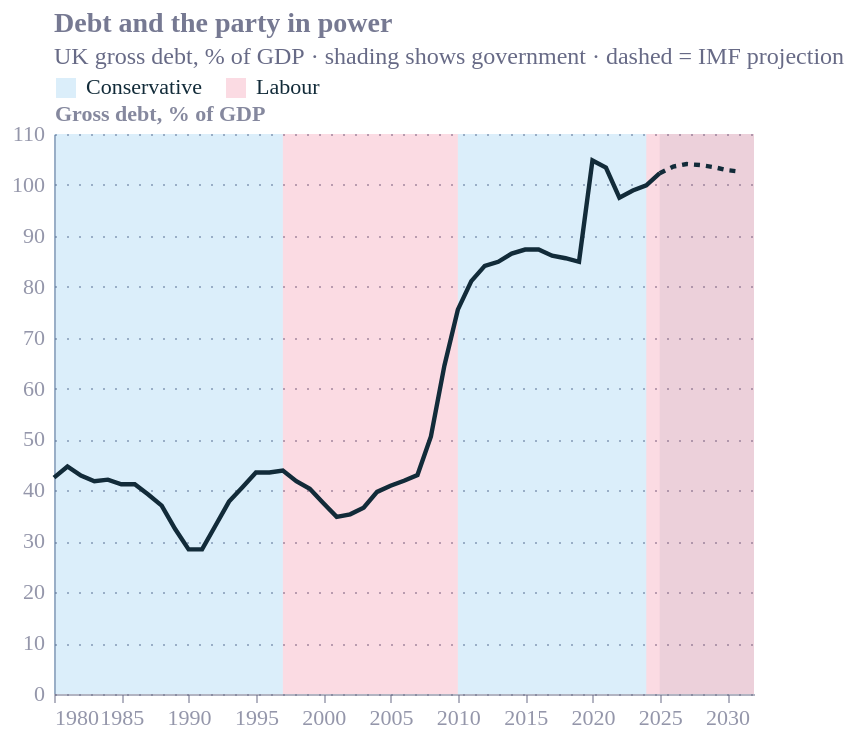

Write the Vega-Lite specification saved for this chart.
### Vega-Lite specification from a JSON file in a GitHub repository (floating-point values rounded to 4 significant figures)
{"config": {"font": "Circular Std", "text": {"color": "#676A86", "align": "left", "baseline": "middle", "dx": 7, "dy": 0, "fontSize": 11}, "view": {"stroke": null, "continuousWidth": 400, "continuousHeight": 300, "discreteWidth": 400, "discreteHeight": 300}, "range": {"category": ["#36B7B4", "#E6224B", "#F4C245", "#0063AF", "#00A767", "#179FDB", "#EB5C2E", "#5C267B", "#122B39"], "diverging": ["#E6224B", "#E54753", "#C9C9C9", "#179FDB", "#122B39"], "heatmap": ["#C9C9C9", "#179FDB", "#0063AF", "#122B39"], "ordinal": ["#00A767", "#36B7B4", "#179FDB", "#0063AF", "#243B5A"]}, "bar": {"color": "#179fdb"}, "line": {"color": "#e6224b"}, "rule": {"color": "#676A86"}, "area": {"opacity": 0.8}, "point": {"filled": true, "size": 80, "color": "#e6224b", "opacity": 0.95}, "geoshape": {"stroke": "white", "strokeWidth": 0.3}, "rect": {"fill": "#d6d4d4", "opacity": 0.3}, "axis": {"labelColor": "#676A86", "labelFontSize": 11, "labelFont": "Circular Std", "labelOpacity": 0.7, "tickColor": "#676A86", "tickOpacity": 0.5, "domainColor": "#676A86", "domainOpacity": 0.5, "gridColor": "#676A86", "gridDash": [2, 2], "gridOpacity": 0.5, "title": null, "titleColor": "#676A86", "titleOpacity": 0.8, "tickSize": 4}, "axisXDiscrete": {"grid": false, "labelAngle": 0, "tickCount": 10, "tickOpacity": 0.5, "title": null}, "axisYDiscrete": {"ticks": false, "labelPadding": 5}, "axisXTemporal": {"grid": false, "ticks": true}, "axisXQuantitative": {"grid": true}, "axisYQuantitative": {"gridColor": "#676A86", "gridDash": [1, 5], "gridOpacity": 0.5, "ticks": false, "labelPadding": 5, "tickCount": 8, "titleAngle": 0, "titleAlign": "left", "titleBaseline": "bottom", "titleX": 0, "titleY": -5}, "title": {"color": "#676A86E6", "subtitleColor": "#676A86", "font": "Circular Std", "subtitleFont": "Circular Std", "anchor": "start", "fontSize": 14, "subtitleFontSize": 12, "subtitlePadding": 4, "offset": 0, "frame": "group"}, "legend": {"titleColor": "#122b39", "title": null, "labelColor": "#122b39", "labelFontSize": 11}}, "layer": [{"data": {"name": "data-c5137cb5a3cc5fedadbdaeb4d5fcc80f"}, "mark": {"type": "rect", "opacity": 0.14}, "encoding": {"color": {"field": "party", "legend": {"direction": "horizontal", "orient": "top"}, "scale": {"domain": ["Conservative", "Labour"], "range": ["#0087DC", "#E4003B"]}, "type": "nominal"}, "x": {"axis": {"format": "d", "grid": false}, "field": "x0", "scale": {"domain": [1980, 2032.0], "nice": false}, "title": null, "type": "quantitative"}, "x2": {"field": "x1"}}}, {"data": {"name": "data-212827dafbb76e0654c89ad637aa12e3"}, "mark": {"type": "rect", "color": "#676A86", "opacity": 0.1}, "encoding": {"x": {"field": "x0", "type": "quantitative"}, "x2": {"field": "x1"}}}, {"data": {"name": "data-016e4720167428718ce19bf95d78399d"}, "mark": {"type": "line", "color": "#122b39", "strokeWidth": 2.2}, "encoding": {"x": {"field": "year", "type": "quantitative"}, "y": {"field": "debt", "title": "Gross debt, % of GDP", "type": "quantitative"}}}, {"data": {"name": "data-e0abfd81cc2165e94e948a4148e7a96a"}, "mark": {"type": "line", "color": "#122b39", "strokeDash": [3, 3], "strokeWidth": 2.2}, "encoding": {"x": {"field": "year", "type": "quantitative"}, "y": {"field": "debt", "type": "quantitative"}}}], "height": 280, "title": {"text": "Debt and the party in power", "subtitle": "UK gross debt, % of GDP · shading shows government · dashed = IMF projection"}, "width": 350, "$schema": "https://vega.github.io/schema/vega-lite/v6.4.1.json", "datasets": {"data-c5137cb5a3cc5fedadbdaeb4d5fcc80f": [{"party": "Conservative", "x0": 1980, "x1": 1997}, {"party": "Labour", "x0": 1997, "x1": 2010}, {"party": "Conservative", "x0": 2010, "x1": 2024}, {"party": "Labour", "x0": 2024, "x1": 2032}], "data-212827dafbb76e0654c89ad637aa12e3": [{"x0": 2025, "x1": 2032}], "data-016e4720167428718ce19bf95d78399d": [{"year": 1980, "debt": 42.5, "party": "Conservative"}, {"year": 1981, "debt": 44.7, "party": "Conservative"}, {"year": 1982, "debt": 42.9, "party": "Conservative"}, {"year": 1983, "debt": 41.8, "party": "Conservative"}, {"year": 1984, "debt": 42.1, "party": "Conservative"}, {"year": 1985, "debt": 41.2, "party": "Conservative"}, {"year": 1986, "debt": 41.2, "party": "Conservative"}, {"year": 1987, "debt": 39.2, "party": "Conservative"}, {"year": 1988, "debt": 37.0, "party": "Conservative"}, {"year": 1989, "debt": 32.4, "party": "Conservative"}, {"year": 1990, "debt": 28.4, "party": "Conservative"}, {"year": 1991, "debt": 28.4, "party": "Conservative"}, {"year": 1992, "debt": 33.1, "party": "Conservative"}, {"year": 1993, "debt": 37.8, "party": "Conservative"}, {"year": 1994, "debt": 40.6, "party": "Conservative"}, {"year": 1995, "debt": 43.5, "party": "Conservative"}, {"year": 1996, "debt": 43.5, "party": "Conservative"}, {"year": 1997, "debt": 43.9, "party": "Labour"}, {"year": 1998, "debt": 41.8, "party": "Labour"}, {"year": 1999, "debt": 40.3, "party": "Labour"}, {"year": 2000, "debt": 37.5, "party": "Labour"}, {"year": 2001, "debt": 34.8, "party": "Labour"}, {"year": 2002, "debt": 35.3, "party": "Labour"}, {"year": 2003, "debt": 36.6, "party": "Labour"}, {"year": 2004, "debt": 39.7, "party": "Labour"}, {"year": 2005, "debt": 40.9, "party": "Labour"}, {"year": 2006, "debt": 41.9, "party": "Labour"}, {"year": 2007, "debt": 43.0, "party": "Labour"}, {"year": 2008, "debt": 50.6, "party": "Labour"}, {"year": 2009, "debt": 64.5, "party": "Labour"}, {"year": 2010, "debt": 75.5, "party": "Conservative"}, {"year": 2011, "debt": 81.1, "party": "Conservative"}, {"year": 2012, "debt": 84.1, "party": "Conservative"}, {"year": 2013, "debt": 84.9, "party": "Conservative"}, {"year": 2014, "debt": 86.5, "party": "Conservative"}, {"year": 2015, "debt": 87.3, "party": "Conservative"}, {"year": 2016, "debt": 87.3, "party": "Conservative"}, {"year": 2017, "debt": 86.1, "party": "Conservative"}, {"year": 2018, "debt": 85.6, "party": "Conservative"}, {"year": 2019, "debt": 84.9, "party": "Conservative"}, {"year": 2020, "debt": 104.8, "party": "Conservative"}, {"year": 2021, "debt": 103.4, "party": "Conservative"}, {"year": 2022, "debt": 97.5, "party": "Conservative"}, {"year": 2023, "debt": 98.9, "party": "Conservative"}, {"year": 2024, "debt": 99.9, "party": "Labour"}, {"year": 2025, "debt": 102.3, "party": "Labour"}], "data-e0abfd81cc2165e94e948a4148e7a96a": [{"year": 2025, "debt": 102.3, "party": "Labour"}, {"year": 2026, "debt": 103.6, "party": "Labour"}, {"year": 2027, "debt": 104.1, "party": "Labour"}, {"year": 2028, "debt": 103.9, "party": "Labour"}, {"year": 2029, "debt": 103.5, "party": "Labour"}, {"year": 2030, "debt": 102.9, "party": "Labour"}, {"year": 2031, "debt": 102.6, "party": "Labour"}]}}
